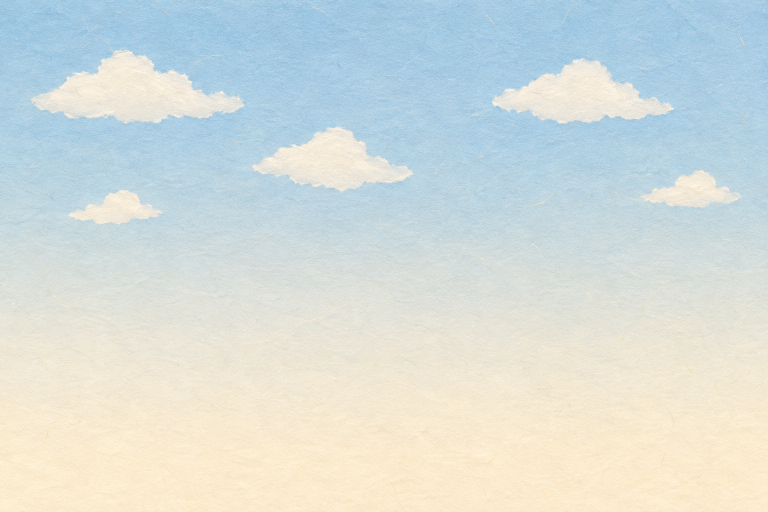
#> input picture assets/generated/bg-square-sky_v03.png, 1536 x 1024 px (shown at 1/2 size)
$ python build_gate.py
#> lines starting #> are read from the running program, lines starting #| are printed output that depends on the picture; after the words box and inside, x2 and y2 are one past the last pixel; in counts of white or black regions, pixels touching at a corner belong together
### review/G5/shared_art/scripts/paperdraw.py
"""G5 共用美術：程式繪製的厚卡紙景片／道具小工具（image_gen 額度用完時的退路）。

- 平塗色塊＋紙纖維紋理：紋理取自 G2 正式景片 bg-square-sky_v03 的高頻亮度（同一種紙紋），乘在色塊上。
- 線條：暖深灰細線（#4E3E33），和角色、G2 景片同色系；不畫陰影、不畫方向光。
- 道具（角色會碰到的獨立紙片）外加一圈白色紙芯邊（同角色立牌）；景片不加白邊。
- 圖裡不放任何文字、數字、標誌。
"""
from pathlib import Path

import numpy as np
from PIL import Image, ImageDraw, ImageFilter
from scipy import ndimage

ROOT = Path(__file__).resolve().parents[4]
INK = (78, 62, 51, 255)
_TEX = None


def paper_tex(w, h):
    """紙紋乘數（約 0.94–1.06）；以 G2 天空景片的高頻亮度鏡射鋪滿。"""
    global _TEX
    if _TEX is None:
        sky = np.array(Image.open(ROOT / "assets/generated/bg-square-sky_v03.png").convert("L")).astype(np.float32)
        sky = sky[720:1010]                       # 地平線附近沒有雲的那一段（只要紙纖維）
        hp = sky - ndimage.gaussian_filter(sky, 2.5)
        _TEX = np.clip(hp / 255.0 * 1.8, -0.06, 0.06)
    t = _TEX
    th, tw = t.shape
    reps_y, reps_x = h // th + 2, w // tw + 2
    row = np.concatenate([t if i % 2 == 0 else t[:, ::-1] for i in range(reps_x)], 1)
    full = np.concatenate([row if j % 2 == 0 else row[::-1] for j in range(reps_y)], 0)
    return 1.0 + full[:h, :w]


class Sheet:
    def __init__(self, w, h, ss=2):
        self.w, self.h, self.ss = w, h, ss
        self.img = Image.new("RGBA", (w * ss, h * ss), (0, 0, 0, 0))
        self.d = ImageDraw.Draw(self.img)

    def S(self, pts):
        return [(x * self.ss, y * self.ss) for x, y in pts]

    def rect(self, x0, y0, x1, y1, fill, line=2.0, r=0):
        box = [x0 * self.ss, y0 * self.ss, x1 * self.ss, y1 * self.ss]
        if r:
            self.d.rounded_rectangle(box, r * self.ss, fill=fill, outline=INK if line else None, width=int(line * self.ss) if line else 0)
        else:
            self.d.rectangle(box, fill=fill, outline=INK if line else None, width=int(line * self.ss) if line else 0)

    def poly(self, pts, fill, line=2.0):
        self.d.polygon(self.S(pts), fill=fill, outline=None)
        if line:
            p = self.S(pts)
            self.d.line(p + [p[0]], fill=INK, width=int(line * self.ss), joint="curve")

    def ellipse(self, x0, y0, x1, y1, fill, line=2.0):
        self.d.ellipse([x0 * self.ss, y0 * self.ss, x1 * self.ss, y1 * self.ss], fill=fill, outline=INK if line else None,
                       width=int(line * self.ss) if line else 0)

    def line(self, pts, w=2.0, color=INK):
        self.d.line(self.S(pts), fill=color, width=max(1, int(w * self.ss)), joint="curve")

    def hole(self, x0, y0, x1, y1, r=0):
        """挖成透明（例如警衛室玻璃）。"""
        m = Image.new("L", self.img.size, 0)
        ImageDraw.Draw(m).rounded_rectangle([x0 * self.ss, y0 * self.ss, x1 * self.ss, y1 * self.ss], r * self.ss, fill=255)
        a = np.array(self.img)
        a[np.array(m) > 0, 3] = 0
        self.img = Image.fromarray(a, "RGBA")
        self.d = ImageDraw.Draw(self.img)

    def finish(self, white_border=0, edge_dark=0.0, seed=0):
        im = self.img.resize((self.w, self.h), Image.LANCZOS)
        a = np.array(im).astype(np.float32)
        tex = paper_tex(self.w, self.h)
        a[..., :3] *= tex[..., None]
        if edge_dark:
            m = a[..., 3] > 128
            din = ndimage.distance_transform_edt(m)
            k = np.clip(1 - din / 5.0, 0, 1) * edge_dark
            a[..., :3] *= (1 - k[..., None])
        a = np.clip(a, 0, 255).astype(np.uint8)
        if white_border:
            m = a[..., 3] >= 128
            pad = white_border + 6
            big = np.zeros((self.h + 2 * pad, self.w + 2 * pad, 4), np.uint8)
            big[pad:pad + self.h, pad:pad + self.w] = a
            m2 = big[..., 3] >= 128
            dist = ndimage.distance_transform_edt(~m2)
            core = (dist > 0) & (dist <= white_border)
            ring = (dist > 0) & (dist <= white_border + 1.2)
            out = big.copy().astype(np.float32)
            wc = np.array([250, 246, 238], np.float32) * paper_tex(big.shape[1], big.shape[0])[..., None]
            out[ring, :3] = wc[ring]
            aa = np.clip(white_border + 1.2 - dist, 0, 1)
            out[..., 3] = np.where(m2, out[..., 3], aa * 255 * ring)
            # 白邊內側一圈深色細線（同角色立牌）
            dl = ndimage.distance_transform_edt(m2)
            line = m2 & (dl <= 2.2)
            out[line, :3] = out[line, :3] * 0.25 + np.array([70, 56, 46]) * 0.75
            a = np.clip(out, 0, 255).astype(np.uint8)
        return a


def save(a, path):
    path.parent.mkdir(parents=True, exist_ok=True)
    m = a[..., 3] > 0
    if m.any() and not m.all():
        _, (iy, ix) = ndimage.distance_transform_edt(~m, return_indices=True)
        a = a.copy()
        a[~m, :3] = a[iy[~m], ix[~m], :3]
    Image.fromarray(a, "RGBA").save(path, optimize=True)
    return path

### review/G5/shared_art/scripts/build_gate.py
"""G5 共用美術：校門口分層景（第三、四、五幕共用）＋長椅、小貨車道具 —— 程式繪製的厚卡紙景片（退路版）。

為什麼是程式繪製：2026-10-21 15:01 啟動的 image_gen（Codex，ChatGPT 額度）全部回「usage limit，19:50 後再試」。
提示已寫好（review/G5/shared_art/raw/set_gate_*_v01.prompt.txt、prop_truck_v01、prop_bench_v01），額度恢復後可用 _run.sh 重抽，
抽到的圖替換同 id 的檔案即可（版本號 v02，tools/pack.mjs 取最新版）。
畫法：平塗色塊＋G2 景片同款紙紋（paperdraw.py）、暖深灰細線、無陰影無方向光、無任何文字／校徽／品牌。
在地元素（v1.2 §14.3）：校門柱、伸縮門、警衛室、三層樓走廊式校舍、對街騎樓（沿用 G2 廣場的後排騎樓）、行道樹、斑馬線、接送線。
輸出：assets/final/sets/gate/set-gate_<件名>_v01.png、layout.draft.json；assets/final/props/prop-bench_v01.png、prop-truck_v01.png、prop-truck-wheel_v01.png
用法：/opt/anaconda3/bin/python3 review/G5/shared_art/scripts/build_gate.py
"""
import json
import math
import random
import sys
from pathlib import Path

import numpy as np

HERE = Path(__file__).resolve().parent
sys.path.insert(0, str(HERE))
import paperdraw as P  # noqa: E402

ROOT = P.ROOT
GATE = ROOT / "assets/final/sets/gate"
PROPS = ROOT / "assets/final/props"
PPU = 150

CREAM = (239, 227, 198, 255)
CREAM2 = (244, 234, 211, 255)
CORRIDOR = (240, 231, 210, 255)
TERRA = (230, 186, 158, 255)
TILE = (196, 132, 98, 255)
GLASS = (206, 223, 226, 255)
LEAF = (126, 158, 98, 255)
LEAF2 = (104, 138, 84, 255)
STONE = (216, 209, 194, 255)
STONE2 = (205, 196, 178, 255)


def school_building():
    W, H = 12 * PPU, int(5.4 * PPU)
    s = P.Sheet(W, H)
    # 屋頂女兒牆
    s.rect(0, 30, W, 70, CREAM2)
    s.rect(0, 22, W, 34, TILE, line=1.5)
    floor_h = (H - 70) // 3
    bays = 8
    bw = W / bays
    for f in range(3):
        y0 = 70 + f * floor_h
        y1 = y0 + floor_h
        s.rect(0, y0, W, y1, CORRIDOR, line=1.5)
        for b in range(bays):
            bx = b * bw
            # 每格兩扇窗（上半部）
            for k in (0.22, 0.58):
                wx0, wx1 = bx + bw * k, bx + bw * (k + 0.24)
                wy0, wy1 = y0 + 28, y0 + 28 + floor_h * 0.42
                s.rect(wx0 - 6, wy0 - 6, wx1 + 6, wy1 + 6, CREAM2, line=1.5)
                s.rect(wx0, wy0, wx1, wy1, GLASS, line=1.5)
                s.line([((wx0 + wx1) / 2, wy0), ((wx0 + wx1) / 2, wy1)], 2)
                s.line([(wx0, (wy0 + wy1) / 2), (wx1, (wy0 + wy1) / 2)], 2)
            if f == 2 and b in (2, 5):
                # 一樓兩扇門（淺木色）
                s.rect(bx + bw * 0.3, y1 - floor_h * 0.62, bx + bw * 0.7, y1, (206, 182, 142, 255), line=1.5)
                s.line([(bx + bw * 0.5, y1 - floor_h * 0.62), (bx + bw * 0.5, y1)], 1.5)
        # 柱
        for b in range(bays + 1):
            px = min(max(b * bw, 14), W - 14)
            s.rect(px - 14, y0, px + 14, y1, CREAM2, line=1.5)
        if f < 2:
            # 二、三樓走廊欄杆（矮牆＋米色壓頂）與盆栽
            ry0 = y1 - 62
            s.rect(0, ry0, W, y1, TERRA, line=1.5)
            s.rect(0, ry0 - 10, W, ry0 + 2, CREAM2, line=1.5)
            rnd = random.Random(7 + f)
            for b in range(bays):
                if rnd.random() < 0.55:
                    cx = b * bw + bw * rnd.uniform(0.3, 0.7)
                    s.rect(cx - 13, ry0 - 26, cx + 13, ry0 - 8, (190, 120, 88, 255), line=1.2)
                    s.ellipse(cx - 20, ry0 - 52, cx + 20, ry0 - 20, LEAF, line=1.2)
        # 樓板
        s.rect(0, y1 - 8, W, y1 + 6 if f < 2 else y1, CREAM2, line=1.5)
    return s.finish(edge_dark=0.05)


def gate_pillar():
    W, H = int(0.82 * PPU), int(3.0 * PPU)
    s = P.Sheet(W, H)
    s.rect(8, 34, W - 8, H - 26, STONE)
    s.rect(0, 0, W, 40, STONE2)          # 柱頭
    s.rect(4, 40, W - 4, 52, STONE)
    s.rect(2, H - 30, W - 2, H, STONE2)  # 柱腳
    a = s.finish(edge_dark=0.06)
    # 洗石子斑點
    rnd = np.random.default_rng(3)
    m = a[..., 3] > 128
    ys, xs = np.nonzero(m)
    pick = rnd.choice(len(xs), size=len(xs) // 40, replace=False)
    for i in pick:
        y, x = ys[i], xs[i]
        k = rnd.uniform(0.82, 1.08)
        a[y, x, :3] = np.clip(a[y, x, :3] * k, 0, 255)
    return a


def folding_gate():
    W, H = int(1.0 * PPU), int(2.0 * PPU)
    s = P.Sheet(W, H)
    grey, grey2 = (206, 210, 212, 255), (186, 191, 194, 255)
    s.rect(0, 0, W, 16, grey2, line=1.5)
    s.rect(0, H - 34, W, H - 20, grey2, line=1.5)
    n = 9
    for i in range(n):
        x = 8 + i * (W - 16) / (n - 1)
        s.rect(x - 3, 16, x + 3, H - 34, grey, line=1.2)
    for i in range(n - 1):
        x0 = 8 + i * (W - 16) / (n - 1)
        x1 = 8 + (i + 1) * (W - 16) / (n - 1)
        for y in range(30, H - 40, 46):
            s.line([(x0, y), (x1, y + 23), (x0, y + 46)], 1.8, (150, 156, 160, 255))
    for x in (20, W - 20):
        s.ellipse(x - 12, H - 24, x + 12, H, (96, 100, 104, 255), line=1.2)
    return s.finish(edge_dark=0.04)


def school_wall():
    W, H = int(7.0 * PPU), int(1.45 * PPU)
    s = P.Sheet(W, H)
    s.rect(0, 22, W, H, (236, 226, 203, 255))
    s.rect(0, 0, W, 26, TILE)
    for x in range(0, W, 30):
        s.line([(x, 2), (x, 24)], 1.2, (160, 104, 78, 255))
    # 矮樹籬（下緣）
    hy = H - int(0.55 * PPU)
    pts = [(0, H)]
    x = 0
    rnd = random.Random(11)
    while x < W:
        r = rnd.uniform(18, 30)
        for t in range(0, 181, 30):
            pts.append((x + r - r * math.cos(math.radians(t)), hy + 10 - r * 0.8 * math.sin(math.radians(t))))
        x += 2 * r
    pts.append((W, H))
    s.poly(pts, LEAF, line=1.5)
    for i in range(40):
        cx, cy = rnd.uniform(10, W - 10), rnd.uniform(hy + 22, H - 10)
        s.ellipse(cx - 9, cy - 6, cx + 9, cy + 6, LEAF2, line=0)
    return s.finish(edge_dark=0.04)


def guard_house():
    W, H = int(2.7 * PPU), int(3.0 * PPU)
    s = P.Sheet(W, H)
    wall = (207, 216, 198, 255)
    s.rect(14, 34, W - 14, H, wall)
    s.rect(0, 0, W, 40, (160, 176, 152, 255))        # 平屋頂外伸
    s.rect(14, H - 26, W - 14, H, (184, 194, 174, 255))
    # 大窗（玻璃挖空：林老師的背影放在後面）
    wx0, wy0, wx1, wy1 = 40, 108, 238, 292
    s.rect(wx0, wy0, wx1, wy1, (240, 232, 214, 255), line=2)
    s.rect(28, wy1, 250, wy1 + 16, (230, 220, 200, 255), line=1.5)   # 窗台
    # 門
    s.rect(272, 150, 372, H - 26, (169, 187, 178, 255), line=2)
    s.rect(292, 170, 352, 240, GLASS, line=1.5)
    s.rect(282, 300, 296, 330, (111, 123, 116, 255), line=1)
    a_sheet = s
    a_sheet.hole(wx0 + 13, wy0 + 13, wx1 - 13, wy1 - 13)
    s.line([((wx0 + wx1) / 2, wy0 + 12), ((wx0 + wx1) / 2, wy1 - 12)], 0.1, (0, 0, 0, 0))
    a = a_sheet.finish(edge_dark=0.05)
    hole = {"x0": wx0 + 13, "y0": wy0 + 13, "x1": wx1 - 13, "y1": wy1 - 13}
    return a, hole


def floor():
    W, H = 24 * 100, 10 * 100
    s = P.Sheet(W, H, ss=1)
    x_road1 = int((-2.6 + 12) * 100)    # 路面右緣（世界 x −2.6）
    x_curb = x_road1 + 18
    x_gate = int((0.1 + 12) * 100)
    x_line = int((1.6 + 12) * 100)      # 接送線（世界 x +1.6，與校門平行）
    s.rect(0, 0, x_road1, H, (163, 161, 156, 255), line=0)
    s.rect(x_road1, 0, x_curb, H, (205, 199, 186, 255), line=0)
    s.rect(x_curb, 0, x_gate, H, (221, 211, 192, 255), line=0)
    s.rect(x_gate, 0, W, H, (228, 221, 207, 255), line=0)
    # 人行道地磚縫
    for y in range(0, H, 50):
        s.line([(x_curb, y), (x_gate, y)], 1, (196, 186, 166, 255))
    # 斑馬線：路面上一排與 x 軸平行的白色長條（往景深方向排列）
    zx0, zx1 = int((-7.4 + 12) * 100), int((-3.4 + 12) * 100)
    for y in range(40, H - 20, 90):
        s.rect(zx0, y, zx1, y + 48, (236, 233, 224, 255), line=0)
    # 接送線
    s.rect(x_line - 8, 0, x_line + 8, H, (226, 195, 90, 255), line=0)
    a = s.finish()
    return a, {"road_right_x": -2.6, "gate_x": 0.1, "pickup_line_x": 1.6, "zebra_x": [-7.4, -3.4]}


def bench():
    PP = 300
    W, H = int(3.2 * PP), int(1.6 * PP)
    s = P.Sheet(W, H)
    metal = (96, 113, 102, 255)
    wood, wood2, wood3 = (201, 154, 94, 255), (190, 141, 83, 255), (216, 173, 116, 255)
    seat = H - int(0.92 * PP)               # 座面上緣（像素）
    for x in (70, W // 2 - 12, W - 94):
        s.rect(x, 20, x + 24, H - 8, metal, line=1.5)
        s.rect(x - 14, H - 14, x + 38, H, metal, line=1.5)
    for i, y in enumerate((28, 76, 124)):
        s.rect(36, y, W - 36, y + 34, wood if i % 2 == 0 else wood2, line=1.8)
    s.rect(30, seat - 14, W - 30, seat, wood3, line=1.6)       # 座面上側（略俯視）
    s.rect(30, seat, W - 30, seat + 40, wood2, line=1.8)       # 座板正面
    s.rect(46, seat + 40, W - 46, seat + 54, metal, line=1.5)
    for x0 in range(60, W - 60, 140):
        s.line([(x0, seat + 6), (x0 + 30, seat + 6)], 1.2, (150, 108, 64, 255))
    a = s.finish(white_border=10)
    pad = 16
    return a, {"seat_top_px_in_final": seat + pad, "px_per_unit": PP, "seat_world_y": 0.92, "white_border_px": 10}


def truck():
    PP = 250
    W, H = int(6.0 * PP), int(3.3 * PP)
    s = P.Sheet(W, H)
    body = (241, 230, 204, 255)
    body2 = (230, 217, 188, 255)
    tarp, tarp2 = (154, 147, 99, 255), (136, 129, 86, 255)
    wy = H - 96
    wheels = [(360, wy), (1180, wy)]
    for cx, cy in wheels:          # 輪拱（深色，輪子後面）
        s.ellipse(cx - 116, cy - 116, cx + 116, cy + 116, (92, 86, 80, 255), line=1.5)
    s.rect(60, 560, 1470, 690, body2)                       # 底盤裙板
    s.rect(70, 470, 1000, 640, body)                        # 車斗側板
    for x in (300, 530, 760):
        s.line([(x, 480), (x, 630)], 2)
    s.rect(64, 458, 1006, 476, body2, line=1.8)             # 車斗上緣
    # 帆布
    pts = [(78, 462), (84, 360)]
    for i in range(13):
        t = i / 12
        pts.append((90 + t * 890, 330 - math.sin(t * math.pi) * 40 + 10 * math.sin(t * 9)))
    pts += [(994, 340), (1000, 462)]
    s.poly(pts, tarp, line=2)
    for i in range(4):
        x = 150 + i * 220
        s.line([(x, 340), (x + 160, 462)], 2.5, (104, 90, 68, 255))
        s.line([(x + 160, 340), (x, 462)], 2.5, (104, 90, 68, 255))
    for x in range(110, 990, 110):
        s.rect(x - 6, 462, x + 6, 476, tarp2, line=1)
    # 竹篾貓耳尖（從帆布下露出一小角，靠近駕駛座後窗）
    ear = [(930, 335), (978, 238), (1004, 330)]
    s.poly(ear, (208, 171, 114, 255), line=2)
    for k in range(1, 4):
        t = k / 4
        s.line([(930 + (978 - 930) * t, 335 + (238 - 335) * t), (1004 - (1004 - 978) * t, 330 + (238 - 330) * t)], 1.8, (156, 122, 76, 255))
    s.line([(954, 287), (966, 333)], 1.8, (156, 122, 76, 255))
    # 駕駛座
    cab = [(1012, 690), (1012, 270)]
    for t in range(0, 91, 15):
        cab.append((1060 - 48 * math.cos(math.radians(t)), 270 - 30 * math.sin(math.radians(t))))
    cab += [(1360, 240), (1392, 252), (1452, 420), (1466, 560), (1466, 690)]
    s.poly(cab, body, line=2.4)
    s.poly([(1150, 285), (1370, 280), (1418, 430), (1150, 438)], GLASS, line=2)     # 側窗
    s.rect(1032, 292, 1112, 402, GLASS, line=2, r=8)                                  # 後窗
    s.line([(1132, 286), (1132, 660)], 2)
    s.line([(1132, 660), (1440, 660)], 2)
    s.rect(1150, 470, 1196, 482, (140, 133, 121, 255), line=1.2)                      # 門把
    s.rect(1426, 518, 1462, 560, (242, 229, 181, 255), line=1.6)                      # 頭燈（不亮）
    s.rect(1430, 640, 1488, 694, (164, 157, 146, 255), line=1.6)                      # 前保險桿
    s.rect(40, 620, 84, 684, (164, 157, 146, 255), line=1.6)                          # 後保險桿
    s.rect(60, 520, 78, 562, (196, 128, 100, 255), line=1.2)                          # 尾燈（不亮、低彩度）
    s.rect(1388, 318, 1418, 352, (150, 156, 160, 255), line=1.2)                      # 後照鏡
    for cx, cy in wheels:
        s.ellipse(cx - 95, cy - 95, cx + 95, cy + 95, (74, 70, 68, 255), line=2)
        s.ellipse(cx - 46, cy - 46, cx + 46, cy + 46, (238, 230, 210, 255), line=1.6)
        for k in range(5):
            ang = math.radians(k * 72 - 90)
            bx, by = cx + 26 * math.cos(ang), cy + 26 * math.sin(ang)
            s.ellipse(bx - 5, by - 5, bx + 5, by + 5, (150, 142, 128, 255), line=0)
    a = s.finish(white_border=10)
    # 單獨的輪子（可轉動；和車圖上畫的輪子同位置同大小，疊在上面轉）
    ws = P.Sheet(212, 212)
    c = 106
    ws.ellipse(c - 95, c - 95, c + 95, c + 95, (74, 70, 68, 255), line=2)
    ws.ellipse(c - 46, c - 46, c + 46, c + 46, (238, 230, 210, 255), line=1.6)
    for k in range(5):
        ang = math.radians(k * 72 - 90)
        bx, by = c + 26 * math.cos(ang), c + 26 * math.sin(ang)
        ws.ellipse(bx - 5, by - 5, bx + 5, by + 5, (150, 142, 128, 255), line=0)
    wheel = ws.finish()
    pad = 16
    meta = {"px_per_unit": PP, "wheel_centers_px_in_final": [[cx + pad, cy + pad] for cx, cy in wheels], "wheel_radius_px": 95,
            "ground_px_in_final": H + pad, "cat_ear_tip_px_in_final": [978 + pad, 238 + pad], "rear_window_px_in_final": [1032 + pad, 292 + pad, 1112 + pad, 402 + pad],
            "driver_door_px_in_final": [1132 + pad, 286 + pad, 1440 + pad, 660 + pad], "faces": "車頭朝畫面右（從左邊開進來）"}
    return a, wheel, meta


def main():
    GATE.mkdir(parents=True, exist_ok=True)
    recs = {}

    def put(a, path, name, **meta):
        P.save(a, path)
        recs[name] = {"file": str(path.relative_to(ROOT)), "size": [int(a.shape[1]), int(a.shape[0])], **meta}

    put(school_building(), GATE / "set-gate_school-building_v01.png", "school-building")
#> in finish, `m = a[..., 3] > 128`:
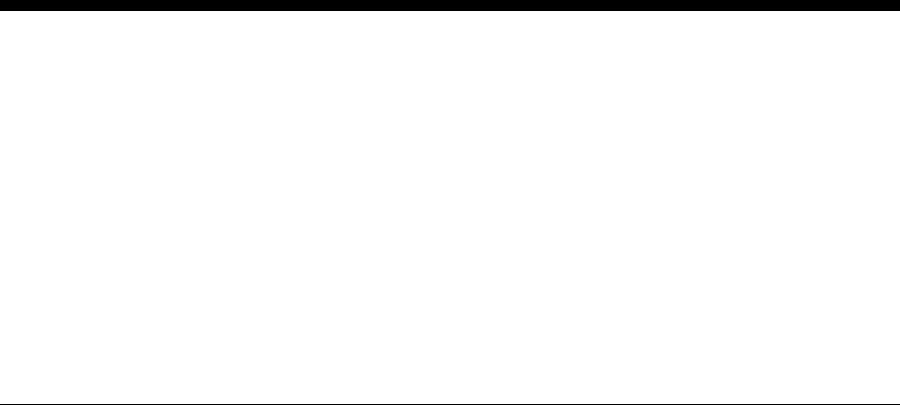
#> m: shape (810, 1800) bool (shown at 1/2 size); 97% white; 2 black regions, box (x1, y1, x2, y2) and area: (0, 0, 1800, 22) 39600, (0, 808, 1800, 810) 3600
#> in save, `_, (iy, ix) = ndimage.distance_transform_edt(~m, return_indices=True)`:
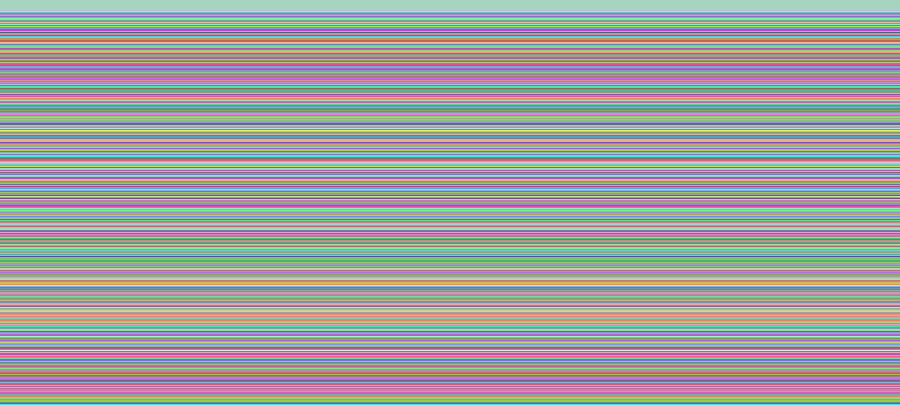
#> iy: shape (810, 1800) int32 (shown at 1/2 size); 789 distinct labels, from 19 to 808; one colour per label, 0 black
#> in save, `a[~m, :3] = a[iy[~m], ix[~m], :3]`:
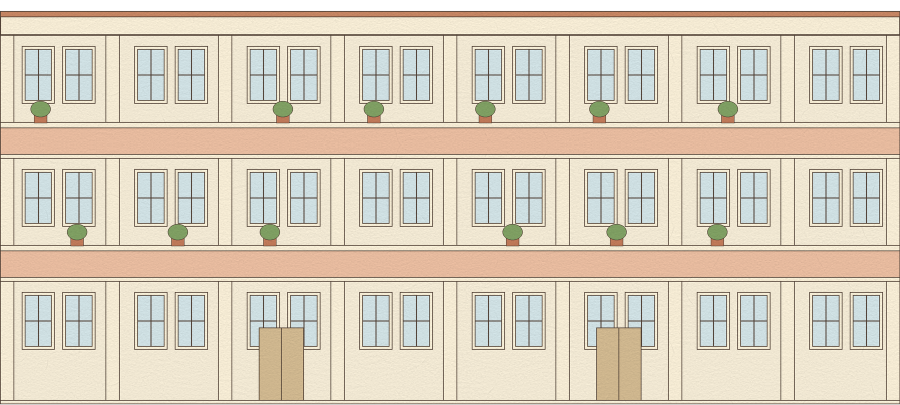
#> a: shape (810, 1800, 4) (shown at 1/2 size); mean of channels 0, 1, 2, 3 211.8, 201.2, 183.2, 247.6; transparent parts drawn white
    put(gate_pillar(), GATE / "set-gate_pillar_v01.png", "pillar")
#> call 2 of finish, with white_border = 0, edge_dark = 0.06, seed = 0
#> in finish (call 2), `k = np.clip(1 - din / 5.0, 0, 1) * edge_dark`:
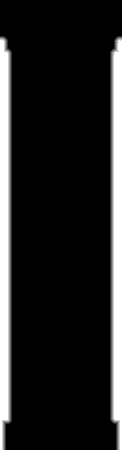
#> k: shape (450, 122) float64; min 0, max 0.06, mean 0.00851; drawn with min black and max white
#> in gate_pillar, `pick = rnd.choice(len(xs), size=len(xs) // 40, replace=False)`: pick = 1220 values, max 48737 at index 651, min 55 at index 846, mean 23673.6
#> the loop in gate_pillar, `for i in pick:` made 1220 passes
#> (i, y, x, k) on passes 1 to 3: (7626, 64, 106, 0.972), (38441, 355, 75, 0.831), (22223, 202, 75, 0.942)
#> in save (call 2), `_, (iy, ix) = ndimage.distance_transform_edt(~m, return_indices=True)`:
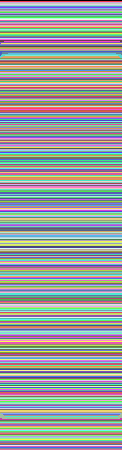
#> iy: shape (450, 122) int32; 450 distinct labels, from 0 to 449; one colour per label, 0 black
#> in save (call 2), `a[~m, :3] = a[iy[~m], ix[~m], :3]`:
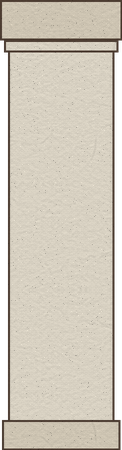
#> a: shape (450, 122, 4); mean of channels 0, 1, 2, 3 186.3, 179, 165.2, 227.6; transparent parts drawn white
    put(folding_gate(), GATE / "set-gate_folding-gate_v01.png", "folding-gate")
#> call 3 of finish, with white_border = 0, edge_dark = 0.04, seed = 0
#> in finish (call 3), `k = np.clip(1 - din / 5.0, 0, 1) * edge_dark`:
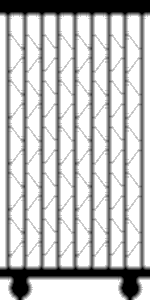
#> k: shape (300, 150) float64; min 0, max 0.04, mean 0.0306; drawn with min black and max white
    put(school_wall(), GATE / "set-gate_school-wall_v01.png", "school-wall")
#> in poly, `p = self.S(pts)`: p = 156 pairs, first value 0 to 2113.9, second value 242.3 to 434
    gh, hole = guard_house()
#> hole = {'x0': 53, 'y0': 121, 'x1': 225, 'y1': 279}
    put(gh, GATE / "set-gate_guard-house_v01.png", "guard-house", window_hole_px=hole)
    fl, fmeta = floor()
#> fmeta = {'road_right_x': -2.6, 'gate_x': 0.1, 'pickup_line_x': 1.6, 'zebra_x': [-7.4, -3.4]}
    put(fl, GATE / "set-gate_floor_v01.png", "floor", **fmeta)
    b, bmeta = bench()
#> bmeta = {'seat_top_px_in_final': 220, 'px_per_unit': 300, 'seat_world_y': 0.92, 'white_border_px': 10}
    put(b, PROPS / "prop-bench_v01.png", "bench", **bmeta)
    t, wheel, tmeta = truck()
#> tmeta = 8 items
    put(t, PROPS / "prop-truck_v01.png", "truck", **tmeta)
    put(wheel, PROPS / "prop-truck-wheel_v01.png", "truck-wheel")

    def wh(name, w):
        W, H = recs[name]["size"]
        return round(w * H / W, 3)

#> (the run stopped early here; a loop or call above may not have finished)
